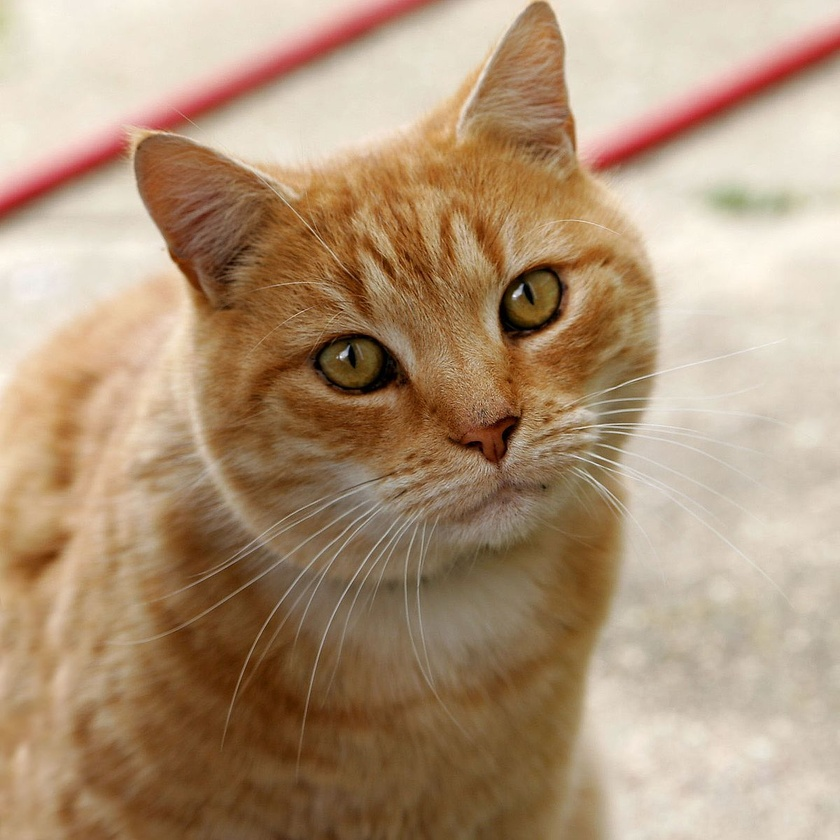
#> input picture Cat03.jpg, 840 x 840 px, shrunk from 1200 x 1199 before the run
$ python cat.py
#> lines starting #> are read from the running program, lines starting #| are printed output that depends on the picture
import cv2
import numpy as np
import matplotlib.pyplot as plt

img=cv2.imread('Cat03.jpg',0)
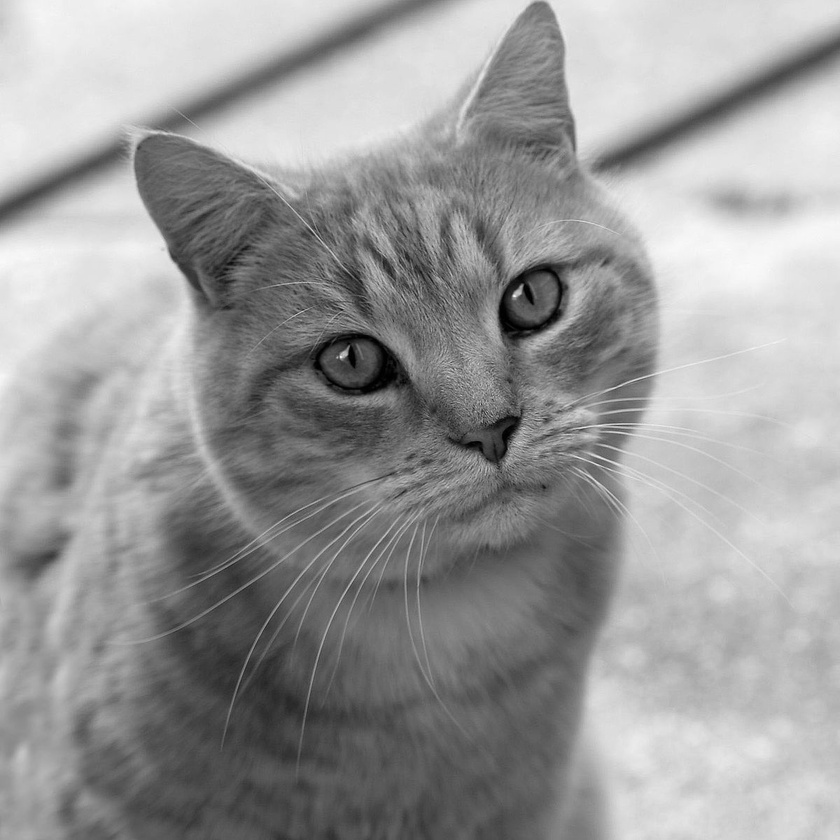
#> img: shape (840, 840); min 0, max 251, mean 153.7
blur=cv2.blur(img,(20,20))
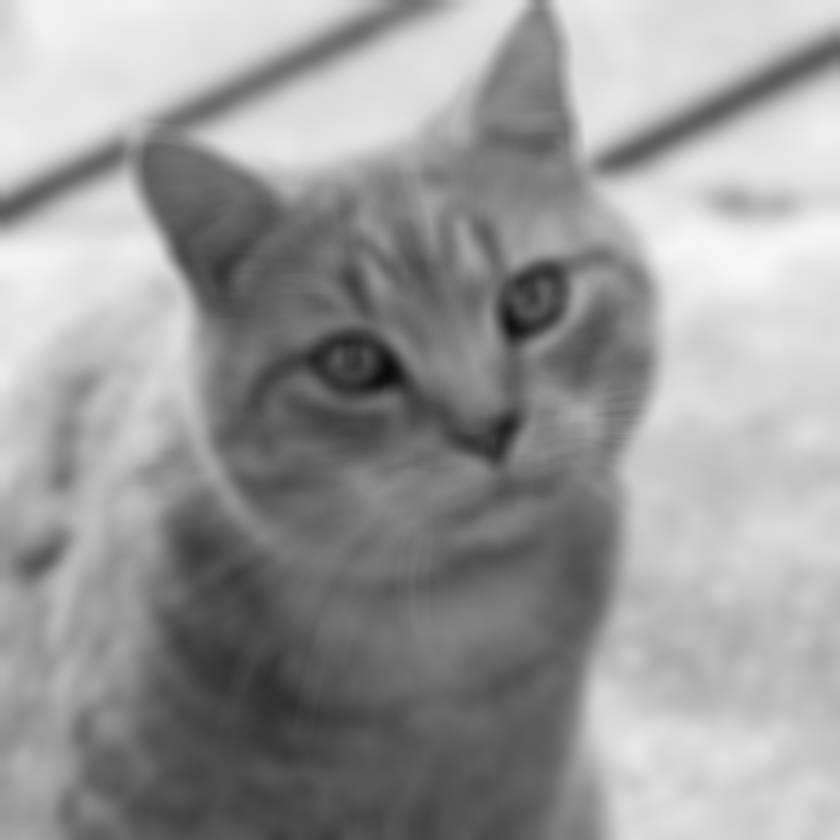
#> blur: shape (840, 840); min 10, max 247, mean 153.8

plt.subplot(121),plt.imshow(img),plt.title('original')
plt.subplot(122),plt.imshow(blur),plt.title('blurred')
plt.show()
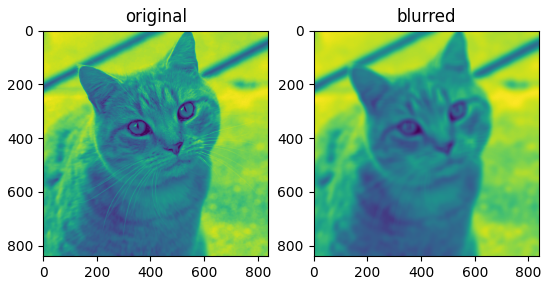
#> figure drawn by matplotlib, 2 panels
